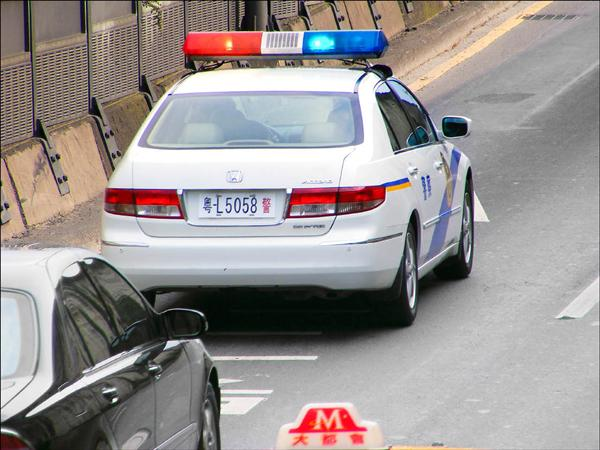
#> input picture DPAML/HW1_B103015006/LicensePlate/image/01.jpg, 600 x 450 px
$ python LicensePlate.py   (older library calls are emulated)
#> lines starting #> are read from the running program, lines starting #| are printed output that depends on the picture; after the words box and inside, x2 and y2 are one past the last pixel; in counts of white or black regions, pixels touching at a corner belong together
### DPAML/HW1_B103015006/LicensePlate/ImageProcess.py
# -*- coding: utf-8 -*-
"""
Created on Tue Oct  5 00:25:44 2021

@author: jacky
"""
import cv2
import numpy as np

def Edge_Detection(img,method,gray=True,XY=(1,1),Weight=(0.5,0.5,0),th=(30,150),size=3,save_image=True,show_image=False):
    # RGB to grayscale
    if gray:
        try:
            img = cv2.cvtColor(img, cv2.COLOR_BGR2GRAY)
        except:
            print ('Error!!! check your [img] shape/dtype')
            return

    # Edge_Detection
    if method=='Sobel':
        img_x = cv2.Sobel(img, cv2.CV_16S, XY[0], 0, ksize=size) # 計算水平
        img_y = cv2.Sobel(img, cv2.CV_16S, 0, XY[1], ksize=size) # 計算垂直

    elif method=='Scharr':
        img_x = cv2.Scharr(img,cv2.CV_64F, XY[0], 0)
        img_y = cv2.Scharr(img,cv2.CV_64F, 0, XY[1])

    elif method=='Laplacian':
        post_img = cv2.Laplacian(img, cv2.CV_16S, ksize=size)
        post_img = cv2.convertScaleAbs(post_img)

    elif method=='Canny':
        if gray:
            post_img = cv2.Canny(img, th[0], th[1], apertureSize=size)
        else:
            print ('Error!!! Canny must be converted to grayscale, set gray=True')
            return
    else:
        print ('method have to be Sobel, Scharr, Laplacian or Canny')


    # addWeight for Sobel and Scharr
    if method=='Sobel' or method=='Scharr':
        absX = cv2.convertScaleAbs(img_x)
        absY = cv2.convertScaleAbs(img_y)
        post_img=cv2.addWeighted(absX, Weight[0], absY, Weight[1], Weight[2])

    # save image or not
    if save_image: cv2.imwrite('ouutput/lenna_'+method+'.jpg', post_img)

    print ('edge detect method:',method)
    print ('post_img.shape:',post_img.shape)
    print ('post_img.dtype',post_img.dtype)
    print ("//-------------------------------------------")

    # show image or not
    if show_image:
        cv2.imshow(str(method)+"_post_img", post_img)
        cv2.waitKey(0)
        #cv2.destroyAllWindows()

    return post_img


def Image_Filter (img,method,size=3,show_image=False):
    if method=='blur':
        img = cv2.blur(img, (size,size))
    elif method=='GaussianBlur':
        img = cv2.GaussianBlur(img, (size, size), 0)
    elif method=='medianBlur':
        img = cv2.medianBlur(img, size)
    elif method=='bilateralFilter':
        img = cv2.bilateralFilter(img,size,75,75)
    else:
        print ('method have to be blur, GaussianBlur, medianBlur or bilateralFilter')
    if show_image:
        cv2.imshow("Image_Filter", img)
        cv2.waitKey(0)
        #cv2.destroyAllWindows()

    return img

def order_points_new(pts):
    # sort the points based on their x-coordinates
    xSorted = pts[np.argsort(pts[:, 0]), :]

    # grab the left-most and right-most points from the sorted
    # x-roodinate points
    leftMost = xSorted[:2, :]
    rightMost = xSorted[2:, :]
    if leftMost[0,1]!=leftMost[1,1]:
        leftMost=leftMost[np.argsort(leftMost[:,1]),:]
    else:
        leftMost=leftMost[np.argsort(leftMost[:,0])[::-1],:]
    (tl, bl) = leftMost
    if rightMost[0,1]!=rightMost[1,1]:
        rightMost=rightMost[np.argsort(rightMost[:,1]),:]
    else:
        rightMost=rightMost[np.argsort(rightMost[:,0])[::-1],:]
    (tr,br)=rightMost
    # return the coordinates in top-left, top-right,
    # bottom-right, and bottom-left order
    return np.array([tl, tr, br, bl], dtype="int")

### DPAML/HW1_B103015006/LicensePlate/LicensePlate.py
# -*- coding: utf-8 -*-
"""
Created on Tue Oct  5 00:17:18 2021

@author: jacky
"""

import cv2
import ImageProcess
import numpy as np

# In[]:
'''
nfilter = [1,3,5,7]
threshold = [70,80,90,100,110,120,130,140,150]
dilate = [1,2,3,4,5,6,7,8]
erode = [1,2,3,4,5,6,7,8]
'''
nfilter = [5]
threshold = [70]
dilate = [1]
erode = [1]

picture_list = ["image/01.jpg", "image/02.jpg", "image/03.jpg"]

# In[]:
#change the size of filter
for l in range(len(nfilter)):

    #change the threshold range
    for k in range(len(threshold)):

        #change the iteration of dilatation
        for j in range(len(dilate)):
            #change the iteration of erode
            for i in range(len(erode)):
                print("nfilter=", nfilter[l])
                print("threshold =", threshold[k])
                print("dilate =", dilate[j])
                print("erode=", erode[i])

                #change the number of pic
                for h in range(len(picture_list)):
                    # In[]:
                    ori_img = cv2.imread(picture_list[h])
#> ori_img is the input picture: shape (450, 600, 3); mean B, G, R 147.9, 148.7, 154.1
                    print("picture_list =", picture_list[h])

                    # In[]:
                    #cv2.imshow('img', ori_img)
                    cv2.waitKey(0)
                    img = cv2.cvtColor(ori_img, cv2.COLOR_BGR2GRAY)
                    img=ImageProcess.Image_Filter(img,'GaussianBlur',show_image=False,size=nfilter[l])
#> in Image_Filter, `img = cv2.GaussianBlur(img, (size, size), 0)`:
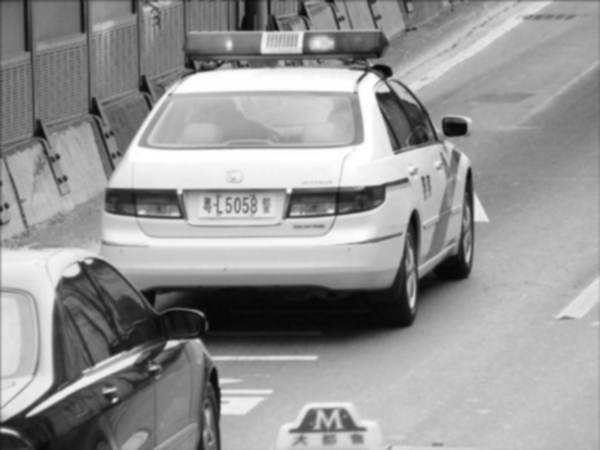
#> img: shape (450, 600); min 7, max 255, mean 150.4
                    post_img=ImageProcess.Edge_Detection(img,'Sobel',gray=False,show_image=False)
#> in Edge_Detection, `img_y = cv2.Sobel(img, cv2.CV_16S, 0, XY[1], ksize=size)`:
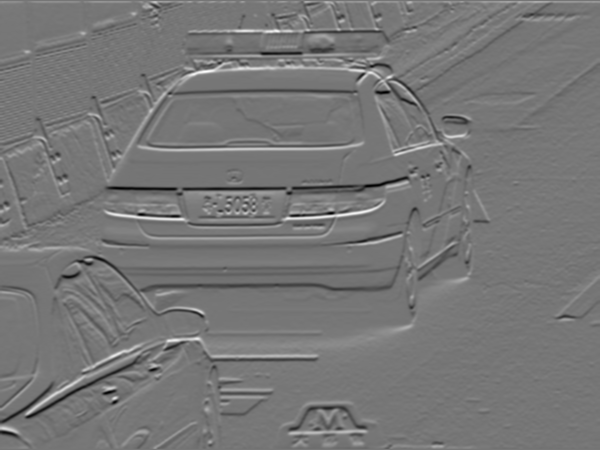
#> img_y: shape (450, 600) int16; min -471, max 539, mean 0.9; drawn with min black and max white
#> in Edge_Detection, `absY = cv2.convertScaleAbs(img_y)`:
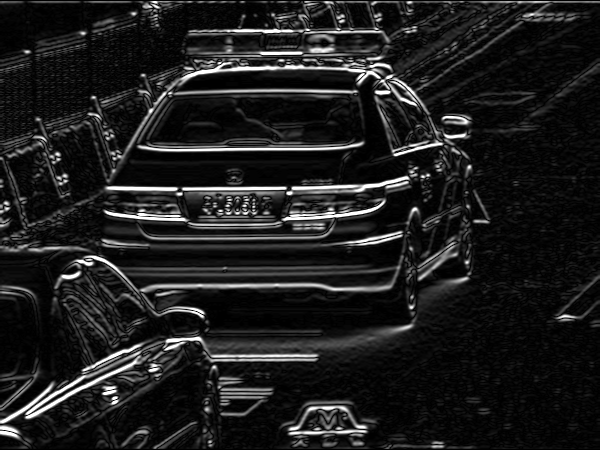
#> absY: shape (450, 600); min 0, max 255, mean 30.1
#> in Edge_Detection, `post_img=cv2.addWeighted(absX, Weight[0], absY, Weight[1], Weight[2])`:
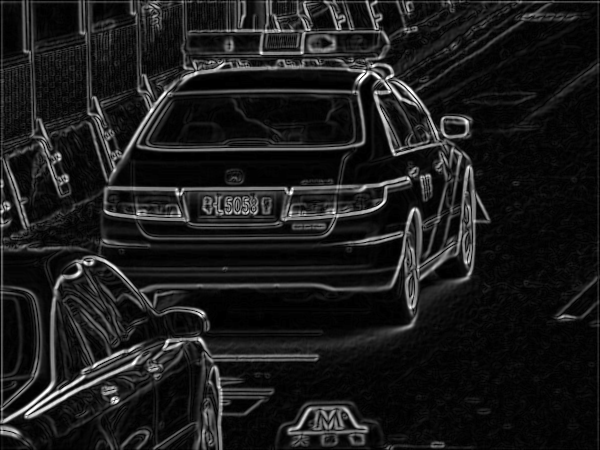
#> post_img: shape (450, 600); min 0, max 255, mean 27.5
#| post_img.shape: (450, 600)
#| post_img.dtype uint8
                    #post_img=ImageProcess.Image_Filter(post_img,'bilateralFilter',show_image=False,size=4)
                    ret, th1 = cv2.threshold(post_img,threshold[j],255,cv2.THRESH_BINARY)
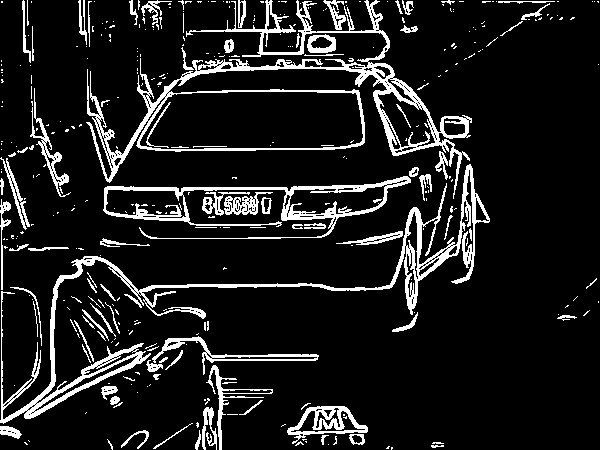
#> th1: shape (450, 600); 11.5% white; 366 white regions (281 under 20 px), largest, box (x1, y1, x2, y2) and area: (86, 0, 472, 199) 8280, (0, 164, 490, 424) 7344, (103, 176, 411, 239) 3318
#> ret = 70


                    # [7 lines of commented-out code are left out]
                    kernel = cv2.getStructuringElement(cv2.MORPH_ELLIPSE, (5, 5))
                    #執行影象形態學
                    closed = cv2.morphologyEx(th1, cv2.MORPH_CLOSE, kernel)
#> closed: shape (450, 600); 15.4% white; 132 white regions (103 under 20 px), largest, box (x1, y1, x2, y2) and area: (86, 0, 472, 239) 19174, (0, 164, 490, 450) 14639, (287, 403, 368, 446) 1719
                    #cv2.imshow('erode dilate', closed)
                    #cv2.waitKey(0)dd
                    #cv2.destroyAllWindows()
                    # 腐蝕4次，去掉細節
                    closed = cv2.dilate(closed, None, iterations=dilate[j])
#> closed: shape (450, 600); 22.3% white; 104 white regions (42 under 20 px), largest, box (x1, y1, x2, y2) and area: (85, 0, 473, 240) 27072, (0, 163, 491, 450) 20676, (0, 74, 72, 235) 2358
                    #cv2.imshow('erode dilate', closed)
                    #cv2.waitKey(0)
                    #cv2.destroyAllWindows()
                    # 膨脹4次，讓輪廓突出
                    closed = cv2.erode(closed, None, iterations=erode[i])
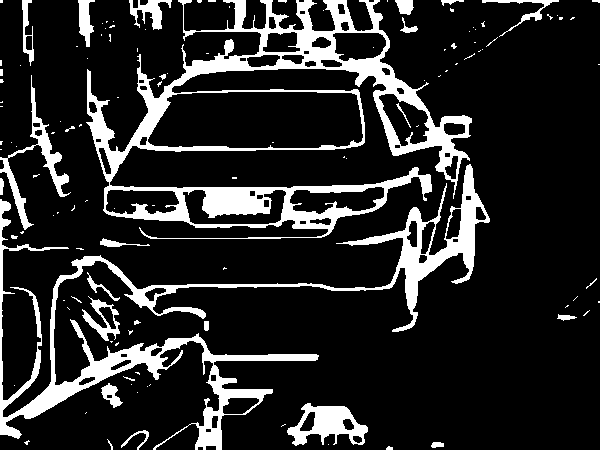
#> closed: shape (450, 600); 15.5% white; 122 white regions (91 under 20 px)
                    #cv2.imshow('erode dilate', closed)
                    #cv2.waitKey(0)
                    #cv2.destroyAllWindows()

                    # (_, cnts, _) = cv2.findContours(closed,cv2.RETR_TREE,cv2.CHAIN_APPROX_SIMPLE)
                    (cnts, _) = cv2.findContours(closed,cv2.RETR_TREE,cv2.CHAIN_APPROX_SIMPLE)
#> cnts = 181 contours, 101 with area under 20; largest, box (x1, y1, x2, y2) and area: (86, 0, 472, 239) 38082, (0, 164, 490, 450) 14565, (147, 91, 364, 149) 11068, (287, 403, 368, 446) 1917, (182, 189, 287, 225) 1734


                    '''
                    # 參考
                    opened = cv2.morphologyEx(closed, cv2.MORPH_OPEN, kernel)
                    cv2.imshow('dilate erode', opened)
                    cv2.waitKey(0)
                    cv2.destroyAllWindows()
                    # 膨脹10次，讓輪廓突出
                    opened = cv2.dilate(opened, None, iterations=10)
                    cv2.imshow('dilate erode', opened)
                    cv2.waitKey(0)
                    cv2.destroyAllWindows()
                    # 腐蝕4次，去掉細節
                    opened = cv2.erode(opened, None, iterations=4)
                    cv2.imshow('dilate erode', opened)
                    cv2.waitKey(0)
                    cv2.destroyAllWindows()

                    kernel = cv2.getStructuringElement(cv2.MORPH_ELLIPSE, (18, 7))
                    opened = cv2.morphologyEx(opened, cv2.MORPH_CLOSE, kernel)
                    cv2.imshow('morphologyEx2', opened)
                    cv2.waitKey(0)
                    cv2.destroyAllWindows()


                    (_, cnts, _) = cv2.findContours(opened,cv2.RETR_TREE,cv2.CHAIN_APPROX_SIMPLE)
                    '''


                    # In[]: determine by opencv
                    '''
                    possible_img = ori_img.copy()
                    c = sorted(cnts, key=cv2.contourArea, reverse=True)[0]
                    rect = cv2.minAreaRect(c)
                    Box = np.int0(cv2.boxPoints(rect))
                    Final_img = cv2.drawContours(possible_img, [Box], -1, (0, 0, 255), 3)
                    #cv2.imshow('Final_img', Final_img)
                    cv2.waitKey(0)
                    cv2.destroyAllWindows()


                    # In[]: determine by 工人智慧
                    possible_img = ori_img.copy()

                    for c in sorted(cnts, key=cv2.contourArea, reverse=True):
                        #print (c)

                        rect = cv2.minAreaRect(c)
                        #print ('rectt', rect)
                        Box = np.int0(cv2.boxPoints(rect))
                        #print ('Box', Box)
                        Box=ImageProcess.order_points_new(Box) # return  左上/右上/右下/左下 (x,y)
                        #print ('Box2',Box)

                        possible_img = cv2.drawContours(possible_img, [Box], -1, (0, 0, 255), 3)
                        #cv2.imshow('possible_img', possible_img)

                    #cv2.imshow('possible_img', possible_img)
                    cv2.waitKey(0)
                    cv2.destroyAllWindows()

                    '''
                    # In[]: determine by 工人智慧
                    # '''
                    possible_img = ori_img.copy()

                    for c in sorted(cnts, key=cv2.contourArea, reverse=True):
                        #print (c)

                        rect = cv2.minAreaRect(c)
                        #print ('rectt', rect)
                        Box = np.int0(cv2.boxPoints(rect))
                        #print ('Box', Box)
                        Box=ImageProcess.order_points_new(Box) # return  左上/右上/右下/左下 (x,y)
                        #print ('Box2',Box)

                        # determine by 工人智慧

                        if (5>(Box[1][0]-Box[0][0])/(Box[3][1]-Box[0][1])>1.5) and 80<(Box[1][0]-Box[0][0])<145 and 25<(Box[3][1]-Box[0][1])<70 :
                            possible_img = cv2.drawContours(possible_img, [Box], -1, (0, 0, 255), 2)
                            cv2.imshow('possible_img', possible_img)
                            break
#> this loop made 5 passes
#> (rect, Box, xSorted in order_points_new) on passes 1, 3, 5: (((278.5, 119), (238, 385), -90), [[86, 0], [471, 0], [471, 238], [86, 238]], [[86, 238], [86, 0], [471, 238], [471, 0]]), (((255, 119.5), (57, 216), -90), [[147, 91], [363, 91], [363, 148], [147, 148]], [[147, 148], [147, 91], [363, 148], [363, 91]]), (((234, 206.5), (35, 104), -90), [[182, 189], [286, 189], [286, 224], [182, 224]], [[182, 224], [182, 189], [286, 224], [286, 189]])
#> (rect, Box) on passes 2, 4: (((243.6, 314.1), (503.7, 265.8), -4.27), [[-17, 200], [484, 162], [504, 427], [2, 465]]), (((326.9, 423.6), (80.07, 41.83), -0.868), [[286, 403], [366, 402], [367, 443], [287, 445]])
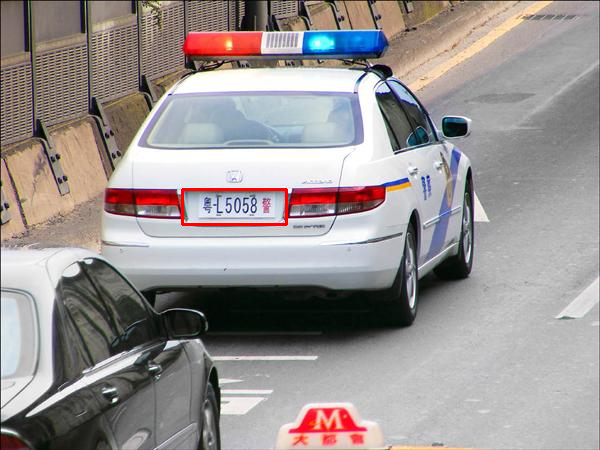
#> possible_img: shape (450, 600, 3); 0.31% of pixels changed, all inside (x1, y1, x2, y2) = (181, 188, 288, 226)

                    #cv2.imshow('possible_img', possible_img)
                    cv2.waitKey(0)
                    cv2.destroyAllWindows()
                    # '''
                    #output_path = os.path.join(output_directory, f"processed_{h+1}.jpg")
                    cv2.imwrite(f'output/0{h+1}.jpg', possible_img)
                    # In[]:
                    ''' 回家作業2-- 試著調整配置、參數 嘗試以經驗法則/工人智慧 輸出最佳車牌定位結果 '''
